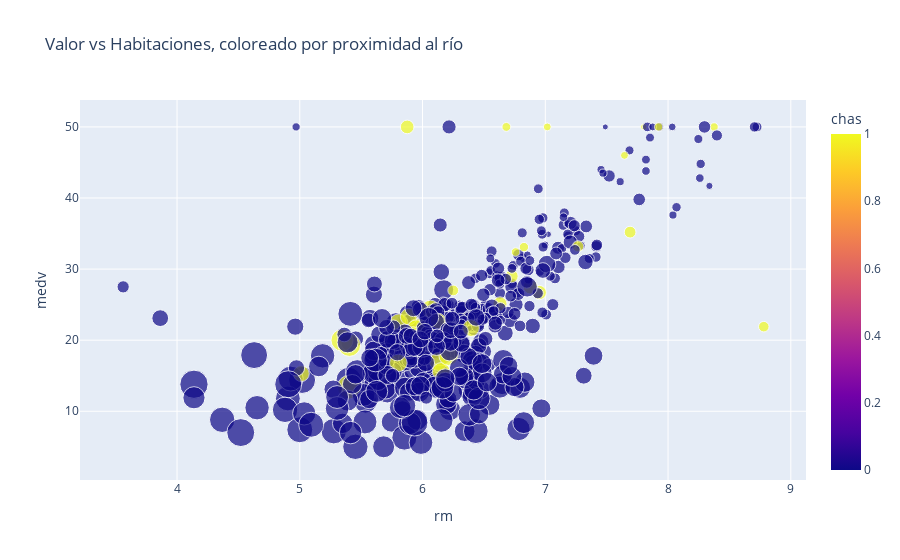

Here is the notebook cell this chart was saved with:
### Code cell
# Dispersion con color y tamaño
px.scatter(df, x='rm', y='medv', color='chas', size='lstat',
           title='Valor vs Habitaciones, coloreado por proximidad al río').show()

### Figure 1 — Plotly figure (JSON) as saved in the notebook; plotly's stock layout.template omitted (floating-point values rounded to 4 significant figures; data arrays with more than 128 entries replaced by an {"elided": "..."} marker saying what was removed)
{"data": [{"hovertemplate": "rm=%{x}<br>medv=%{y}<br>lstat=%{marker.size}<br>chas=%{marker.color}<extra></extra>", "legendgroup": "", "marker": {"color": {"elided": "506 int values"}, "coloraxis": "coloraxis", "size": {"elided": "506 float values"}, "sizemode": "area", "sizeref": 0.09492, "symbol": "circle"}, "mode": "markers", "name": "", "orientation": "v", "showlegend": false, "type": "scatter", "x": {"elided": "506 float values"}, "xaxis": "x", "y": {"elided": "506 float values"}, "yaxis": "y"}], "layout": {"coloraxis": {"colorbar": {"title": {"text": "chas"}}, "colorscale": [[0, "#0d0887"], [0.1111, "#46039f"], [0.2222, "#7201a8"], [0.3333, "#9c179e"], [0.4444, "#bd3786"], [0.5556, "#d8576b"], [0.6667, "#ed7953"], [0.7778, "#fb9f3a"], [0.8889, "#fdca26"], [1, "#f0f921"]]}, "legend": {"itemsizing": "constant", "tracegroupgap": 0}, "title": {"text": "Valor vs Habitaciones, coloreado por proximidad al río"}, "xaxis": {"anchor": "y", "domain": [0, 1], "title": {"text": "rm"}}, "yaxis": {"anchor": "x", "domain": [0, 1], "title": {"text": "medv"}}}}
